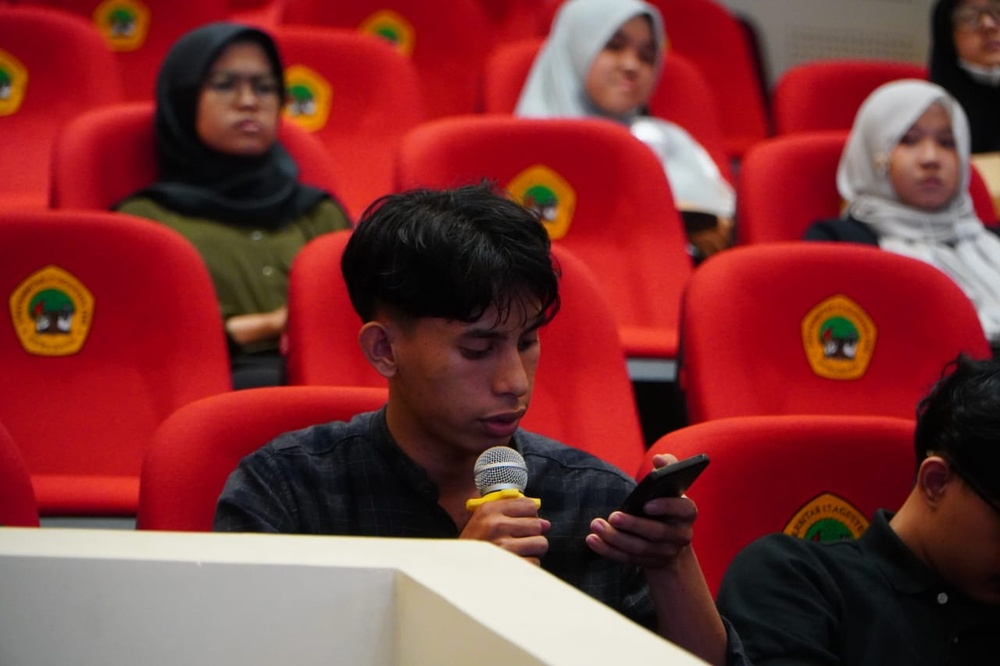
#> input picture Modul1/23-071_Jordan Hutahaean_TP3/Citra 02/bojak.jpeg, 1000 x 666 px, shrunk from 1280 x 853 before the run, found by its file name
$ python 2.negatif.py
#> lines starting #> are read from the running program, lines starting #| are printed output that depends on the picture
import cv2

# Baca citra
citra = cv2.imread('bojak.jpeg')
#> citra is the input picture: shape (666, 1000, 3); mean B, G, R 52.5, 52.7, 128.3

# Konversi ke grayscale
gray = cv2.cvtColor(citra, cv2.COLOR_BGR2GRAY)
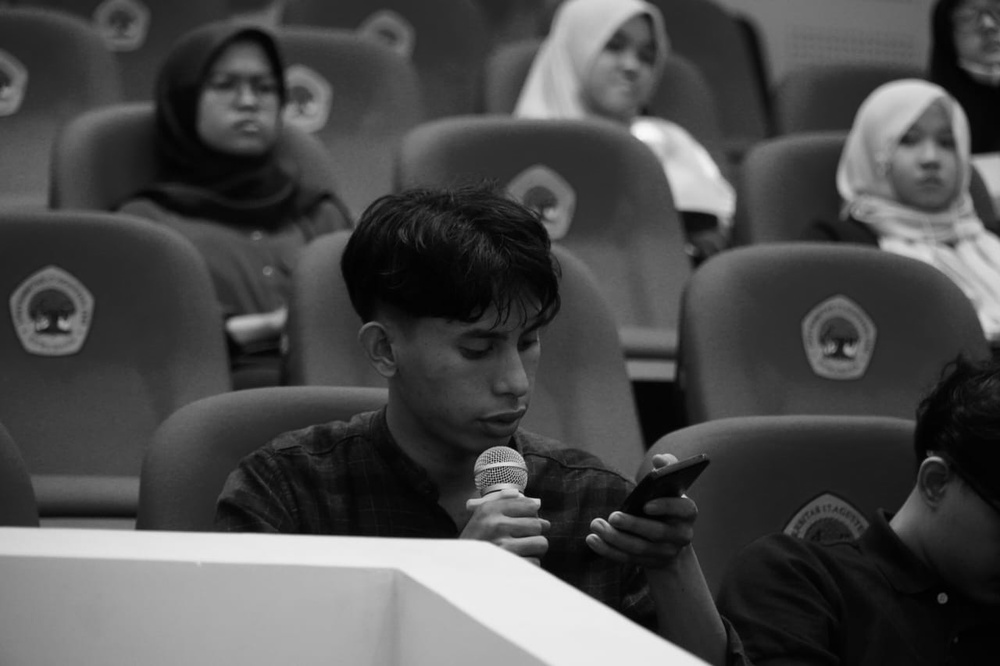
#> gray: shape (666, 1000); min 0, max 249, mean 75.3

# Negatif citra = 255 - pixel
negatif = 255 - gray
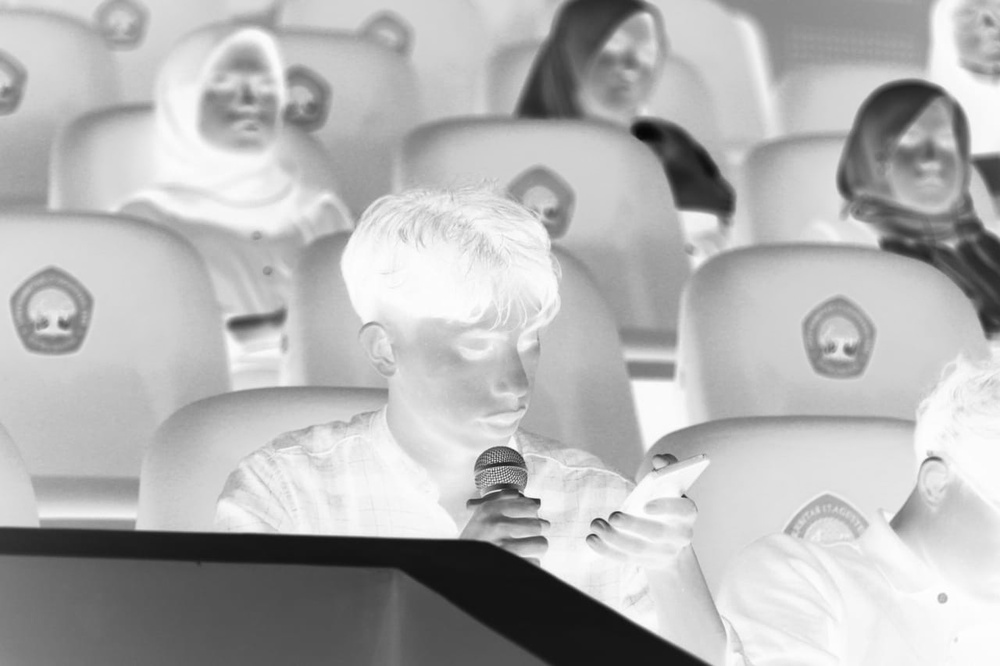
#> negatif: shape (666, 1000); min 6, max 255, mean 179.7

# Tampilkan hasil

cv2.imshow('Citra Negatif', negatif)

cv2.waitKey(0)
cv2.destroyAllWindows()
